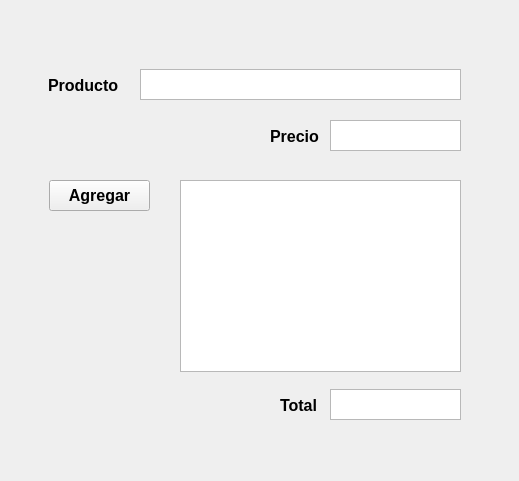
<?xml version="1.0" encoding="UTF-8"?>
<ui version="4.0">
 <class>MainWindow</class>
 <widget class="QMainWindow" name="MainWindow">
  <property name="geometry">
   <rect>
    <x>0</x>
    <y>0</y>
    <width>519</width>
    <height>481</height>
   </rect>
  </property>
  <property name="windowTitle">
   <string>Carrito de Compras</string>
  </property>
  <widget class="QLabel" name="label">
   <property name="geometry">
    <rect>
     <x>48</x>
     <y>70</y>
     <width>71</width>
     <height>31</height>
    </rect>
   </property>
   <property name="font">
    <font>
     <pointsize>12</pointsize>
     <bold>true</bold>
    </font>
   </property>
   <property name="text">
    <string>Producto</string>
   </property>
  </widget>
  <widget class="QTextEdit" name="txtProducto">
   <property name="geometry">
    <rect>
     <x>140</x>
     <y>69</y>
     <width>321</width>
     <height>31</height>
    </rect>
   </property>
  </widget>
  <widget class="QLabel" name="label_2">
   <property name="geometry">
    <rect>
     <x>270</x>
     <y>121</y>
     <width>51</width>
     <height>31</height>
    </rect>
   </property>
   <property name="font">
    <font>
     <pointsize>12</pointsize>
     <bold>true</bold>
    </font>
   </property>
   <property name="text">
    <string>Precio</string>
   </property>
  </widget>
  <widget class="QTextEdit" name="txtPrecio">
   <property name="geometry">
    <rect>
     <x>330</x>
     <y>120</y>
     <width>131</width>
     <height>31</height>
    </rect>
   </property>
  </widget>
  <widget class="QPushButton" name="btnAgregar">
   <property name="geometry">
    <rect>
     <x>49</x>
     <y>180</y>
     <width>101</width>
     <height>31</height>
    </rect>
   </property>
   <property name="font">
    <font>
     <pointsize>12</pointsize>
     <bold>true</bold>
    </font>
   </property>
   <property name="text">
    <string>Agregar</string>
   </property>
  </widget>
  <widget class="QListView" name="listPrecios">
   <property name="geometry">
    <rect>
     <x>180</x>
     <y>180</y>
     <width>281</width>
     <height>192</height>
    </rect>
   </property>
  </widget>
  <widget class="QTextEdit" name="txtTotal">
   <property name="geometry">
    <rect>
     <x>330</x>
     <y>389</y>
     <width>131</width>
     <height>31</height>
    </rect>
   </property>
  </widget>
  <widget class="QLabel" name="label_3">
   <property name="geometry">
    <rect>
     <x>280</x>
     <y>390</y>
     <width>41</width>
     <height>31</height>
    </rect>
   </property>
   <property name="font">
    <font>
     <pointsize>12</pointsize>
     <bold>true</bold>
    </font>
   </property>
   <property name="text">
    <string>Total</string>
   </property>
  </widget>
 </widget>
 <resources/>
 <connections/>
</ui>
